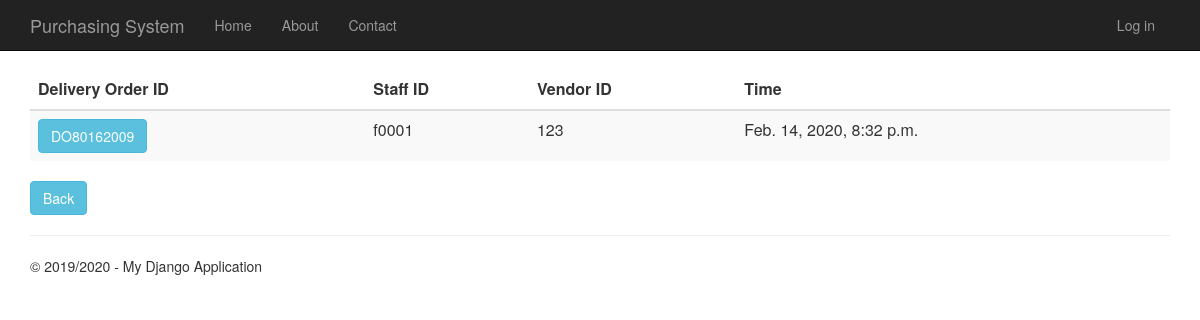
The app's page /deliveryorderhistory, older data.
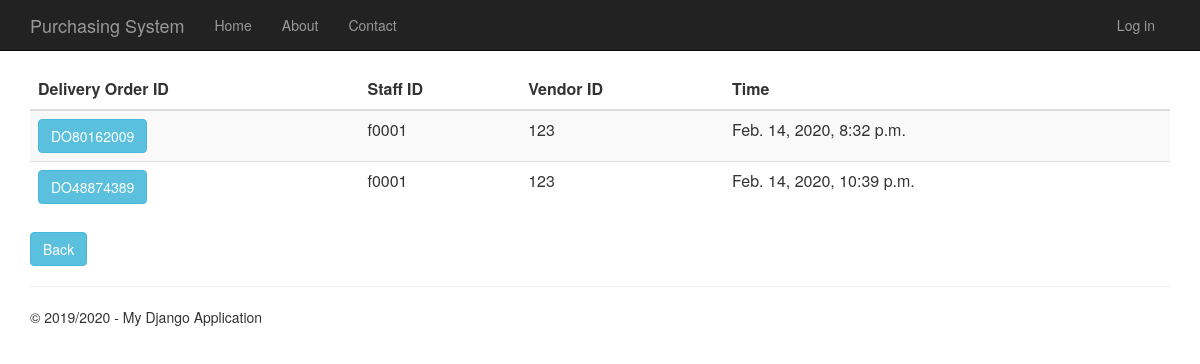
The same page, newer data.
### DeliveryOrder/models.py (models this page shows, shortened)
class DeliveryOrder(models.Model):
    delivery_order_id = models.CharField(primary_key=True, max_length=10)
    shipping_instructions = models.TextField()
    time_created = models.DateTimeField()
    description = models.TextField(null=True,default=None, blank=True)
    total_price = models.DecimalField(max_digits=10, decimal_places=2, default=Decimal('0.00'))
    person_id = models.ForeignKey(Person)
    vendor_id = models.ForeignKey(Vendor)
    purchase_order_id = models.OneToOneField(PurchaseOrder)

### app/models.py (models this page shows, shortened)
class Person(models.Model):
    user_id = models.OneToOneField(User)
    person_id = models.CharField(primary_key=True, max_length=10)
    person_name = models.TextField()
    person_address = models.TextField()
    person_phone_number = models.TextField()
    person_role = models.TextField(default = 'EMPLOYEE')

class Vendor(models.Model):
    vendor_id = models.CharField(primary_key=True, max_length=10)
    vendor_name = models.TextField()
    vendor_phone_number = models.TextField()
    vendor_address = models.TextField()
    vendor_email = models.TextField()
    def __str__(self):
        return str(self.vendor_id)

### DeliveryOrder/views.py (the view)
# urls.py: url(r'^deliveryorderhistory', DeliveryOrder.views.deliveryorderhistory, name="delivery_order_history"),
def deliveryorderhistory(request):
    delivery_orders = DeliveryOrder.objects.all()
    context = {
            'title':'delivery Order History',
            'rows':delivery_orders,
            'year':'2019/2020'
        }
    return render(request,'DeliveryOrder/deliveryorderhistory.html',context)

### DeliveryOrder/templates/DeliveryOrder/deliveryorderhistory.html
﻿{% extends "app/layout.html" %}
{% block content %}
<div class="purcahseorderhistory margintop" action="menu" >
    <form action="deliveryorderhistorydetails" method="GET">
        <table class="table table-striped margintop">
          <thead>
            <tr>
              <th scope="col">Delivery Order ID</th>
              <th scope="col">Staff ID</th>
              <th scope="col">Vendor ID</th>
              <th scope="col">Time</th>
            </tr>
          </thead>
          <tbody>
              {% for r in rows %}
            <tr>
                 <td><button type="submit" name="do_id" value="{{r.delivery_order_id}}" class="btn btn-info" >{{r.delivery_order_id}}</button></td>
                 <td>{{r.person_id.person_id}}</td>
                 <td>{{r.vendor_id}}</td>
                 <td>{{r.time_created}}</td>
            </tr>
              {% endfor %}
          </tbody>
        </table>
        <div class="margintop">
            <a type="submit" class="btn btn-info" href="/menu">Back</a>
        </div>
    </form>
</div>
{% endblock %}

Row changes from the older to the newer data that the page shows:
added DeliveryOrder: delivery_order_id "DO48874389", person_id.person_id "f0001", vendor_id "123", time_created "Feb. 14, 2020, 10:39 p.m."
